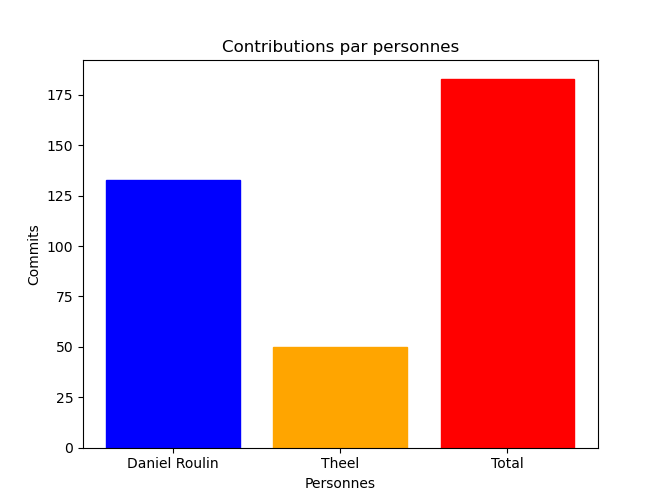

Reproduce this figure in Python.
"""
Génère un graphique en bar des contribution par contributeur.
"""

import os
import subprocess
from matplotlib import pyplot as plt

def update_repo():
    if os.path.exists(REPO_PATH):
        os.chdir(REPO_PATH)
        os.system("git pull")
    else:
        os.system(f"git clone {CLONE_URL} {REPO_PATH}")
        os.chdir(REPO_PATH)

def switch_to_commit(ref):
    os.system(f"git checkout {ref}")

def get_contributions():
    switch_to_commit("master")
    result = subprocess.check_output("git shortlog -ns", shell=True).decode().rstrip()
    lines = result.split("\n")
    contributors = []
    contributions = []
    for line in lines:
        parts = line.split("\t")
        contributions.append(int(parts[0].rstrip()))
        contributors.append(parts[1])
    return contributors, contributions

CLONE_URL = "https://github.com/DanielRoulin/Waypoint.git"
REPO_PATH =  os.path.join(os.path.dirname(os.path.realpath(__file__)), "Waypoint")

if __name__ == "__main__":
    update_repo()
    contributors, contributions = get_contributions()
    contributors.append("Total")
    contributions.append(sum(contributions))

    axes = plt.subplot(1, 1, 1)
    axes.set_title("Contributions par personnes")
    axes.set_xlabel("Personnes")
    axes.set_ylabel("Commits")
    bars = axes.bar(contributors, contributions)
    bars[0].set_color("blue")
    bars[1].set_color("orange")
    bars[-1].set_color("red")
    plt.show()
